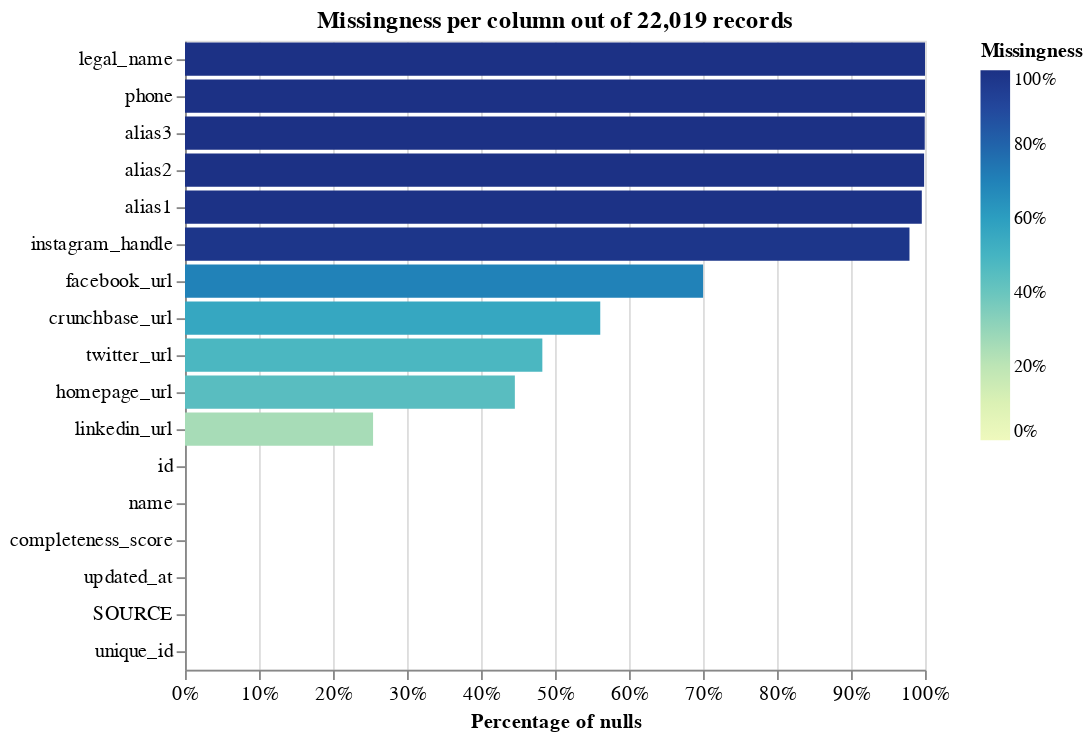

Notebook code cell kept with this figure:
### Code cell
linker = DuckDBLinker(df2)
linker.missingness_chart()

### Figure 1 — Vega-Lite specification as saved in the notebook (floating-point values rounded to 4 significant figures)
{"config": {"view": {"continuousWidth": 400, "continuousHeight": 300}, "axis": {"labelFontSize": 11}}, "layer": [{"mark": "bar", "encoding": {"color": {"field": "null_proportion", "legend": {"format": ".0%", "offset": 30}, "scale": {"domain": [0, 1], "range": "heatmap"}, "title": "Missingness", "type": "quantitative"}, "tooltip": [{"field": "column_name", "title": "Column", "type": "nominal"}, {"field": "null_count", "format": ",.0f", "title": "Count of nulls", "type": "quantitative"}, {"field": "null_proportion", "format": ".2%", "title": "Percentage of nulls", "type": "quantitative"}, {"field": "total_record_count", "format": ",.0f", "title": "Total record count", "type": "quantitative"}], "x": {"axis": {"format": "%", "labelAlign": "center", "title": "Percentage of nulls"}, "field": "null_proportion", "scale": {"domain": [0, 1]}, "type": "quantitative"}, "y": {"axis": {"title": ""}, "field": "column_name", "sort": "-x", "type": "nominal"}}, "title": "Missingness per column out of 22,019 records"}], "data": {"values": [{"null_proportion": 0.0, "null_count": 0, "total_record_count": 22019, "column_name": "id"}, {"null_proportion": 0.0, "null_count": 0, "total_record_count": 22019, "column_name": "name"}, {"null_proportion": 1.0, "null_count": 22019, "total_record_count": 22019, "column_name": "legal_name"}, {"null_proportion": 0.9957, "null_count": 21924, "total_record_count": 22019, "column_name": "alias1"}, {"null_proportion": 0.9988, "null_count": 21993, "total_record_count": 22019, "column_name": "alias2"}, {"null_proportion": 0.9996, "null_count": 22011, "total_record_count": 22019, "column_name": "alias3"}, {"null_proportion": 1.0, "null_count": 22019, "total_record_count": 22019, "column_name": "phone"}, {"null_proportion": 0.5612, "null_count": 12356, "total_record_count": 22019, "column_name": "crunchbase_url"}, {"null_proportion": 0.4458, "null_count": 9815, "total_record_count": 22019, "column_name": "homepage_url"}, {"null_proportion": 0.2541, "null_count": 5596, "total_record_count": 22019, "column_name": "linkedin_url"}, {"null_proportion": 0.4829, "null_count": 10633, "total_record_count": 22019, "column_name": "twitter_url"}, {"null_proportion": 0.7001, "null_count": 15416, "total_record_count": 22019, "column_name": "facebook_url"}, {"null_proportion": 0.979, "null_count": 21557, "total_record_count": 22019, "column_name": "instagram_handle"}, {"null_proportion": 0.0, "null_count": 0, "total_record_count": 22019, "column_name": "completeness_score"}, {"null_proportion": 0.0, "null_count": 0, "total_record_count": 22019, "column_name": "updated_at"}, {"null_proportion": 0.0, "null_count": 0, "total_record_count": 22019, "column_name": "SOURCE"}, {"null_proportion": 0.0, "null_count": 0, "total_record_count": 22019, "column_name": "unique_id"}], "name": "data-0e7bce5a1d2f132e282789d6ef7780fe"}, "title": "", "$schema": "https://vega.github.io/schema/vega-lite/v5.9.3.json"}
